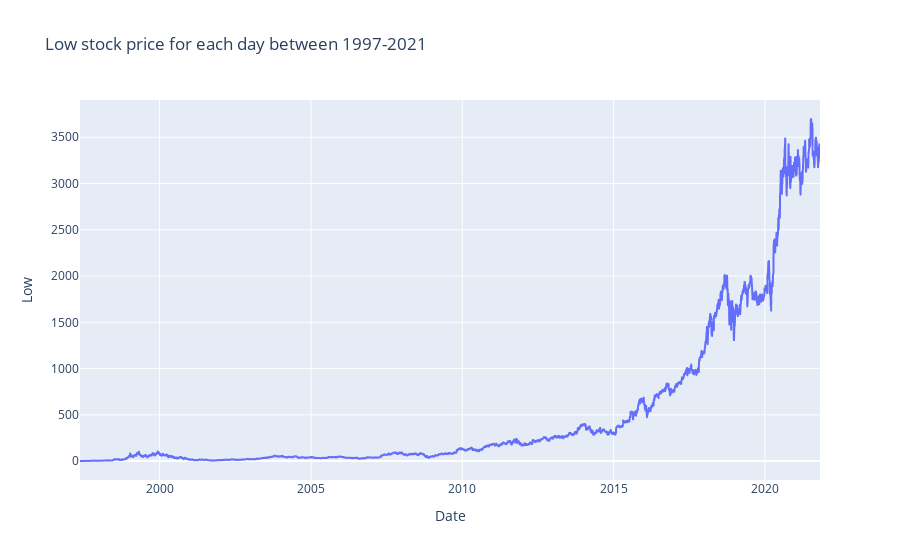
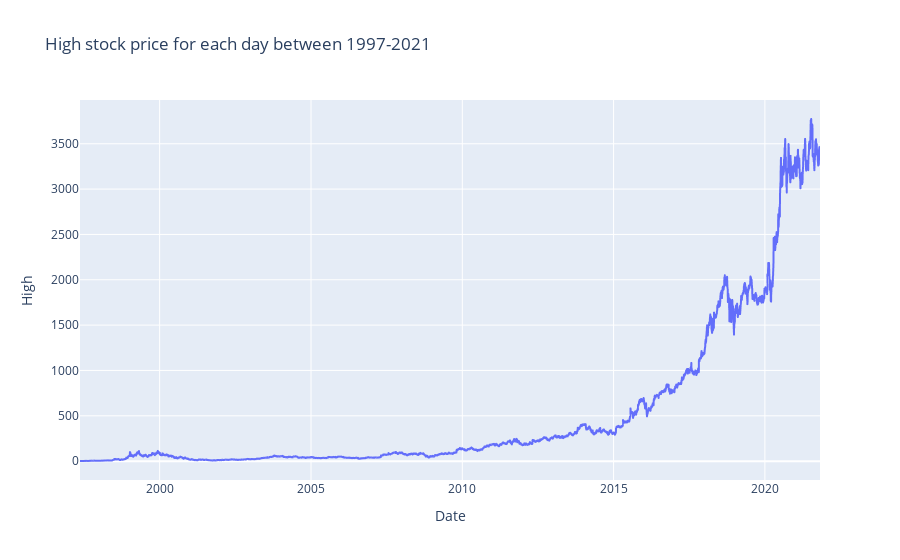

Notebook code cell kept with these figures, in order:
### Code cell
fig = px.line(df, x = 'Date', y = 'Low', title = 'Low stock price for each day between 1997-2021')
fig.show()
fig = px.line(df, x = 'Date', y = 'High', title = 'High stock price for each day between 1997-2021')
fig.show()

### Figure 1 — Plotly figure (JSON) as saved in the notebook; plotly's stock layout.template omitted (floating-point values rounded to 4 significant figures; data arrays with more than 128 entries replaced by an {"elided": "..."} marker saying what was removed)
{"data": [{"hovertemplate": "Date=%{x}<br>Low=%{y}<extra></extra>", "legendgroup": "", "line": {"color": "#636efa", "dash": "solid"}, "marker": {"symbol": "circle"}, "mode": "lines", "name": "", "showlegend": false, "type": "scattergl", "x": {"elided": "6155 str values"}, "xaxis": "x", "y": {"elided": "6155 float values"}, "yaxis": "y"}], "layout": {"legend": {"tracegroupgap": 0}, "title": {"text": "Low stock price for each day between 1997-2021"}, "xaxis": {"anchor": "y", "domain": [0, 1], "title": {"text": "Date"}}, "yaxis": {"anchor": "x", "domain": [0, 1], "title": {"text": "Low"}}}}

### Figure 2 — Plotly figure (JSON) as saved in the notebook; plotly's stock layout.template omitted (floating-point values rounded to 4 significant figures; data arrays with more than 128 entries replaced by an {"elided": "..."} marker saying what was removed)
{"data": [{"hovertemplate": "Date=%{x}<br>High=%{y}<extra></extra>", "legendgroup": "", "line": {"color": "#636efa", "dash": "solid"}, "marker": {"symbol": "circle"}, "mode": "lines", "name": "", "showlegend": false, "type": "scattergl", "x": {"elided": "6155 str values"}, "xaxis": "x", "y": {"elided": "6155 float values"}, "yaxis": "y"}], "layout": {"legend": {"tracegroupgap": 0}, "title": {"text": "High stock price for each day between 1997-2021"}, "xaxis": {"anchor": "y", "domain": [0, 1], "title": {"text": "Date"}}, "yaxis": {"anchor": "x", "domain": [0, 1], "title": {"text": "High"}}}}
